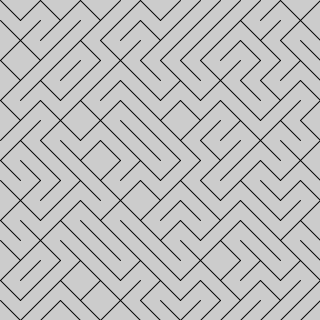
Frame 1 (no input)
Frame 60 (the mouse pressed at the canvas centre just before this capture): identical to frame 1, image omitted
Frame 120 (the mouse held since frame 60 and released just before this capture): identical to frame 1, image omitted

The Processing sketch that drew this single still picture (run headless with seeded random() and noise(); from frame 60 on, the mouse is pressed at the canvas centre):

// Processing sketch: tiled_lines
// ── tiled_lines.pde
PImage img;
float tilewidth, tileheight, tilesize;
int tilesx, tilesy, step, t, hour, tmax;

void path(int x, int y, int w, int h) {
    if (random(0, 1) > .5) {
        line(x, y, x+w, y+h);
    } else {
        line(x+w, y, x, y+h);
    }
    
}


void setup() {
    size(320, 320);
    step = 20;
    hour = 160;
    tmax = 1;
}

void draw() {
    // line(0, 0, width, height);
    // path(0, 0, width, height);
    // if (t % hour == 0) {
    if (t < tmax) {
        for (int y=0; y<height; y+=step) {
            for (int x=0; x<width; x+=step) {
                path(x, y, step, step);
            }
        }
        t++;
    }
    
    
}

void keyPressed() {
    tmax++;
}

// ── tools.pde
String hexchars = "0123456789ABCDEF";


String heks(int n) {
  int rem = n % 16;
  if (n - rem == 0) {
    // println(n, hexchars.substring(rem, rem+1));
    return hexchars.substring(rem, rem+1);
  }
  return heks((n - rem) / 16) + hexchars.substring(rem, rem+1);
}

color grey(int px) {
  int[] clr = rgb(px);
  int g = 0;
  for (int o : clr) {
    g += o;
  }
  return color(g / clr.length);
}
color colour(int[] tones) {
  String hx = "";
  for (int tone : tones) {
    // hx += hex(tone);
    hx += heks(tone);
    // println(tone, heks(tone));
  }
  return color(unhex(hx));
}
float mean(int[] tones) {
  int g = 0;
  for (int tone : tones) {
    g += tone;
  }
  return float(g) / float(tones.length);
}
color negative(color c) {
  int[] px = rgb(c);
  // return colour(new int[] {255-px[0], 255-px[1], 255-px[2]});
  return color(unhex("FFFFFFFF")) - colour(px);
}
color globalAverage() {
  int[] reds = {};
  int[] greens = {};
  int[] blues = {};
  for (int y = 0; y < height; ++y) {
    for (int x = 0; x < width; ++x) {
      int[] px = rgb(img.get(x, y));
      reds = append(reds, px[0]);
      greens = append(greens, px[1]);
      blues = append(blues, px[2]);
    }
  }
  int red = int(mean(reds));
  int green = int(mean(greens));
  int blue = int(mean(blues));
  return colour(new int[] {red, green, blue});
}
int[] rgb(color px) {
  String clr = hex(px);  
  int r = unhex(clr.substring(0, 2));
  int g = unhex(clr.substring(2, 4));
  int b = unhex(clr.substring(4, 6));
  // int a = unhex(clr.substring(6, 8));
  // println(r, g, b, a, clr.substring(0, 2), clr.substring(2, 4), clr.substring(4, 6), clr.substring(6, 8));
  return new int[] {r, g, b};
}
int[] rgba(int px) {
  String clr = hex(px);  
  int r = unhex(clr.substring(0, 2));
  int g = unhex(clr.substring(2, 4));
  int b = unhex(clr.substring(4, 6));
  int a = unhex(clr.substring(6, 8));
  return new int[] {r, g, b, a};
}
void greyscale() {
  for (int y = 0; y < height; ++y) {
    for (int x = 0; x < width; ++x) {
      img.set(x, y, color(grey(img.get(x, y))));
    }
  }
}
int plusmin() {
  int[] vals = {-1, 1};
  int index = int(random(0, 255));
  return vals[index % 2];
}
int[] range(int start, int stop, int step) {
  int[] box = {};
  for (int i=start; i<stop; i+=step) {
    box = append(box, i);
  }
  return box;
}
int randex(int max) {
  int[] rack = range(0, max, 1);
  return rack[int(random(0, 2*rack.length)) % rack.length];
}

int[] force(int x, int y) {
  x = int(map(x, 0, width, 1, width));
  y = int(map(y, 0, height, 1, height));
  int dx = int(map(x-mouseX, -width, width, -10, 10));
  int dy = int(map(y-mouseY, -height, height, -10, 10));
  int f = int(sqrt(pow(dx, 2) + pow(dy, 2)));
  return new int[] {dx/f, dy/f};
}

color localAverage(int x0, int y0) {
  // int[] px = pixelinfo(img.get(x0, y0));
  int[] reds = {};
  int[] greens = {};
  int[] blues = {};
  // int[] alphas = {};
  // int dx = x0%tilewidth;
  // int dx = x0%tilewidth;
  for (int y = y0; y < y0 + tileheight; ++y) {
    for (int x = x0; x < x0 + tilewidth; ++x) {
      int[] px = rgb(img.get(x, y));
      // // println(px, px.length);
      reds = append(reds, px[0]);
      greens = append(greens, px[1]);
      blues = append(blues, px[2]);
      // // alphas = append(alphas, px[3]);
    }
  }
  int red = int(mean(reds));
  int green = int(mean(greens));
  int blue = int(mean(blues));
  // int alpha = int(mean(alphas));
  return colour(new int[] {red, green, blue});
}
float Size(int x,int y) {
  float s = map(brightness(img.get(x, y)), 0, 255, 0, tilesize);
  if (s < 2) {
    s = 0;
  }
  // return int(s);
  return s;
}
int[][] neighbors(int x, int y) {
  int[][] neighbs = {{},};
  int xmin, xmax, ymin, ymax, ctr;
  xmin = (x < 1) ? width-1 : x-1;
  xmax = (x >= width-1) ? 0 : x+1;
  ymin = (y < 1) ? height-1 : y-1;
  ymax = (y < height-1) ? 1 : y+1;
  ctr = 0;
  for (int j=ymin; j<=ymax; j++) {
    for (int i=xmin; i<=xmax; i++) {
      if (!(i==x && j==y)) {
        int[] elem = {i, j};
        // neighbs = append(neighbs, new int[] {});
        neighbs[ctr] = elem;
        ctr++;
      }
    }
  }
  return neighbs;
}
int[][] nullNeighbors(int x0, int y0) {
  int[][] nulls = {};
  int[][] neighbs = neighbors(x0, y0);
  for (int i = 0; i < neighbs.length; ++i) {
    int[] n = neighbs[i];
    int x, y;
    x = n[0];
    y = n[1];
    if (Size(x, y) == 0) {
      nulls[i] = n;
    }
  }
  return nulls;
}
float localSize(int x, int y) {
  if (nullNeighbors(x, y).length > 2) {
    return 0;
  }
  return Size(x, y);
}
float hypotenuse(int x, int y) {
  return sqrt(pow(x, 2) + pow(y, 2));
}

class Particle {
  int x, y, x0, y0;
  Particle(int ecks, int why) {
    x = ecks;
    x0 = ecks;
    y = why;
    y0 = why;
  }
  void boost(int ecks, int why) {
    x += ecks;
    y += why;
  }
  int dist() {
    int dx = abs(x - mouseX);
    int dy = abs(y - mouseY);
    // int mag = int(sqrt(pow(dx, 2) + pow(dy, 2)));
    return int(sqrt(pow(dx, 2) + pow(dy, 2)));
  }
  void update() {
    
  }
}
